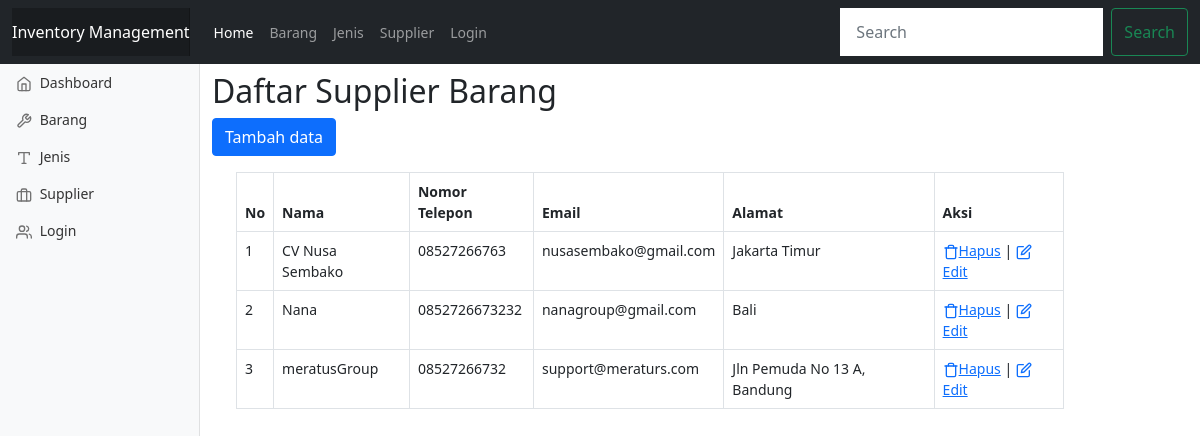
/public/supplier, run on an earlier commit of the app's database.
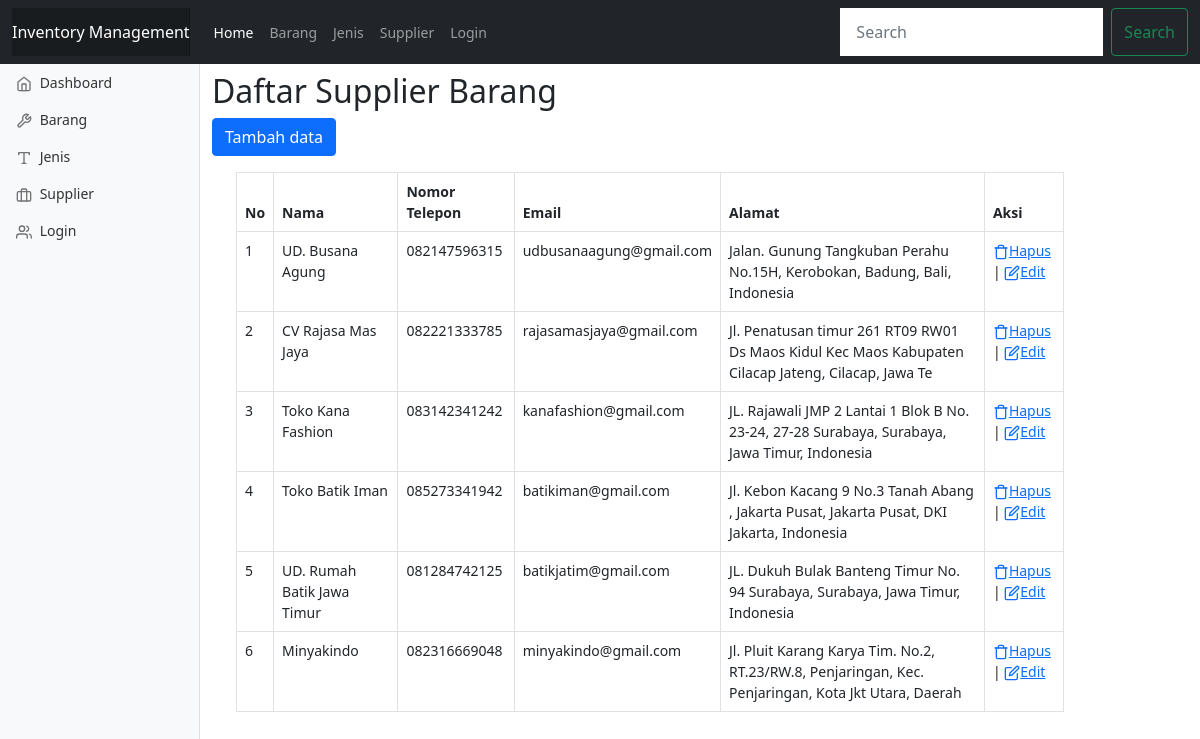
And on a later commit of the database.
### tables this page shows
CREATE TABLE `supplier` (
  `id` int(11) NOT NULL,
  `nama_supplier` varchar(50) NOT NULL,
  `notelp` varchar(15) NOT NULL,
  `email` varchar(25) NOT NULL,
  `alamat` varchar(100) NOT NULL
);

### app/main/Controller.php (called while the page is built, shortened)
<?php
class Controller {
    public function view ($view, $data=[])
    {
        require_once '../app/views/'.$view. '.php';
    }
    public function model ($model)
    {
        return new $model;
    }
}

### app/controllers/Supplier.php (called while the page is built, shortened)
<?php
class Supplier extends Controller{
    public function index()
    {
        $data['judul']='Daftar Supplier';
        $data['supplier']=$this->model('SupplierModel')->getAllSupplier();
        $this->view('templates/header',$data);
        $this->view('templates/sidebar');
        $this->view('supplier/index',$data);
        $this->view('templates/footer');
    }
}
?>

### app/main/App.php (called while the page is built, shortened)
<?php
class App {
    protected $method='index';
    protected $params=[];
    public function __construct()
    {
        $this->controller= new $this->controller;
        call_user_func_array([$this->controller,$this->method],$this->params);
    }
}

### public/index.php (called while the page is built, shortened)
<?php
$app=new App;

### app/main/Database.php (called while the page is built, shortened)
<?php
class Database {
    private $host=DBHOST;
    private $user=DBUSER;
    private $pass=DBPASS;
    private $db_name=DBNAME;
    private $dbh;
    private $stmt;
    public function __construct()
    {
        $dsn='mysql:host=' .$this->host . ';dbname=' .$this->db_name;
        $option=[
            PDO::ATTR_PERSISTENT=>true,
            PDO::ATTR_ERRMODE=>PDO::ERRMODE_EXCEPTION
        ];
        try {
            $this->dbh= new PDO($dsn,$this->user,$this->pass,$option);
        } catch (PDOException $e) {
            die($e->getMessage());
        }
    }
    public function query($query)
    {
        $this->stmt=$this->dbh->prepare($query);
    }
    public function execute()
    {
        $this->stmt->execute();
    }
    public function resultSet()
    {
        $this->execute();
        return $this->stmt->fetchAll(PDO::FETCH_ASSOC);
    }
}

### app/models/SupplierModel.php (called while the page is built, shortened)
<?php
class SupplierModel {
    private $table='supplier';
    private $db;
    public function __construct()
    {
        $this->db= new Database;
    }
    public function getAllSupplier()
    {
        $this->db->query('SELECT * FROM ' . $this->table);
        return $this->db->resultSet();
    }
}

### app/views/supplier/index.php (the view, shortened to what this page needs)
    <h2>Daftar Supplier Barang</h2>
<button type="button" class="btn btn-primary tombolTambahSupplier" data-bs-toggle="modal" data-bs-target="#formSupplier">
Tambah data
</button>
<div class="container">
<div class="row mt-3">
<div class="table-responsive-sm">
<table class="table table-bordered">
    <thead>
        <tr>
            <th>No</th>
            <th>Nama</th>
            <th>Nomor Telepon</th>
            <th>Email</th>
            <th>Alamat</th>
            <th>Aksi</th>
        </tr>
    </thead>
    <tbody>
    <?php
        $no=1;
        foreach ($data['supplier'] as $supplier) : ?>
            <tr>
                <td><?= $no; ?></td>
                <td><?= $supplier['nama_supplier']; ?></td>
                <td><?= $supplier['notelp']; ?></td>
                <td><?= $supplier['email']; ?></td>
                <td><?= $supplier['alamat']; ?></td>
                <td>
                    <a href="<?= BASEURL;?>/supplier/hapus/<?= $supplier['id'] ?>" onclick="return confirm('Yakin akan menghapus data?')"><span data-feather='trash'></span>Hapus</a> |
                    <a href="<?= BASEURL;?>/supplier/ubah/<?= $supplier['id'] ?>" data-bs-toggle="modal" data-bs-target="#formSupplier" class="modalUbahSupplier" data-id="<?= $supplier['id']?>"><span data-feather='edit'></span>Edit</a>
                </td>
            </tr>
    <?php $no++; endforeach;?>
    </tbody>
</table>
</div>
</div>
</div>

### app/views/templates/header.php (shortened to what this page needs)
<!DOCTYPE html>
<html lang="en">
<head>
    <link rel="stylesheet" href="<?= BASEURL;?>/css/bootstrap.min.css">
    <link rel="stylesheet" href="<?= BASEURL;?>/css/dashboard.css">
  </head>
<body>
<nav class="navbar navbar-expand-md navbar-dark fixed-top bg-dark">
  <div class="container-fluid">
    <a class="navbar-brand" href="#">Inventory Management</a>
    <div class="collapse navbar-collapse" id="navbarCollapse">
      <ul class="navbar-nav me-auto mb-2 mb-md-0">
        <li class="nav-item">
          <a class="nav-link active" aria-current="page" href="<?= BASEURL;?>">Home</a>
        </li>
        <li class="nav-item">
          <a class="nav-link" href="<?= BASEURL;?>/Barang">Barang</a>
        </li>
        <li class="nav-item">
          <a class="nav-link" href="<?= BASEURL;?>/jenis">Jenis</a>
        </li>
       <li class="nav-item">
          <a class="nav-link" href="<?= BASEURL;?>/supplier">Supplier</a>
        </li>
        <li class="nav-item">
          <a class="nav-link" href="<?= BASEURL;?>/login">Login</a>
        </li>
      </ul>
      <form class="d-flex">
        <input class="form-control me-2" type="search" placeholder="Search" aria-label="Search">
        <button class="btn btn-outline-success" type="submit">Search</button>
      </form>
    </div>
  </div>
</nav>

### app/views/templates/sidebar.php
<div class="container-fluid">
  <div class="row">
    <div class="col-md-2">
      <nav id="sidebarMenu" class="col-md-3 col-lg-2 d-md-block bg-light sidebar collapse">
      <div class="position-sticky pt-3">
        <ul class="nav flex-column">
          <li class="nav-item">
            <a class="nav-link" aria-current="page" href="<?= BASEURL;?>/home">
              <span data-feather="home"></span>
              Dashboard
            </a>
          </li>
          <li class="nav-item">
            <a class="nav-link" href="<?= BASEURL;?>/barang">
              <span data-feather="tool"></span>
              Barang
            </a>
          </li>
          <li class="nav-item">
            <a class="nav-link" href="<?= BASEURL;?>/jenis">
              <span data-feather="type"></span>
              Jenis
            </a>
          </li>
          <li class="nav-item">
            <a class="nav-link" href="<?= BASEURL;?>/supplier">
              <span data-feather="briefcase"></span>
              Supplier
            </a>
          </li>
          <li class="nav-item">
            <a class="nav-link" href="<?= BASEURL;?>/login">
              <span data-feather="users"></span>
              Login
            </a>
          </li>
        </ul>
      </div>
    </nav>
    </div>
    <div class="col-md-9 ">

### app/views/templates/footer.php (shortened to what this page needs)
</div>
  </div>
</div>
</body>
</html>

### public/css/dashboard.css (style rules this page uses)
body { font-size: .875rem; }
.feather { width: 16px; height: 16px; vertical-align: text-bottom; }
.sidebar { position: fixed; top: 0; bottom: 0; left: 0; z-index: 100; padding: 48px 0 0; box-shadow: inset -1px 0 0 rgba(0, 0, 0, .1); }
.sidebar .nav-link { font-weight: 500; color: #333; }
.sidebar .nav-link .feather { margin-right: 4px; color: #727272; }
.navbar-brand { padding-top: .75rem; padding-bottom: .75rem; font-size: 1rem; background-color: rgba(0, 0, 0, .25); box-shadow: inset -1px 0 0 rgba(0, 0, 0, .25); }
.navbar .form-control { padding: .75rem 1rem; border-width: 0; border-radius: 0; }

### app/views/templates/header.php (style rules this page uses)
body { min-height: 75rem; padding-top: 4.5rem; }

What changed in the data, as far as the page shows it:
removed supplier: nama_supplier "Nana", notelp "0852726673232", email "nanagroup@gmail.com", alamat "Bali"
removed supplier: nama_supplier "meratusGroup", notelp "08527266732", email "support@meraturs.com", alamat "Jln Pemuda No 13 A, Bandung"
changed supplier: nama_supplier "CV Nusa Sembako" → "UD. Busana Agung"; notelp "08527266763" → "082147596315"; email "nusasembako@gmail.com" → "udbusanaagung@gmail.com"; alamat "Jakarta Timur" → "Jalan. Gunung Tangkuban Perahu No.15H, Kerobokan, Badung, Bali, Indonesia"
added supplier: nama_supplier "CV Rajasa Mas Jaya", notelp "082221333785", email "rajasamasjaya@gmail.com", alamat "Jl. Penatusan timur 261 RT09 RW01 Ds Maos Kidul Kec Maos Kabupaten Cilacap Jateng, Cilacap, Jawa Te"
added supplier: nama_supplier "Toko Kana Fashion", notelp "083142341242", email "kanafashion@gmail.com", alamat "JL. Rajawali JMP 2 Lantai 1 Blok B No. 23-24, 27-28 Surabaya, Surabaya, Jawa Timur, Indonesia"
added supplier: nama_supplier "Toko Batik Iman", notelp "085273341942", email "batikiman@gmail.com", alamat "Jl. Kebon Kacang 9 No.3 Tanah Abang , Jakarta Pusat, Jakarta Pusat, DKI Jakarta, Indonesia"
added supplier: nama_supplier "UD. Rumah Batik Jawa Timur", notelp "081284742125", email "batikjatim@gmail.com", alamat "JL. Dukuh Bulak Banteng Timur No. 94 Surabaya, Surabaya, Jawa Timur, Indonesia"
added supplier: nama_supplier "Minyakindo", notelp "082316669048", email "minyakindo@gmail.com", alamat "Jl. Pluit Karang Karya Tim. No.2, RT.23/RW.8, Penjaringan, Kec. Penjaringan, Kota Jkt Utara, Daerah"
